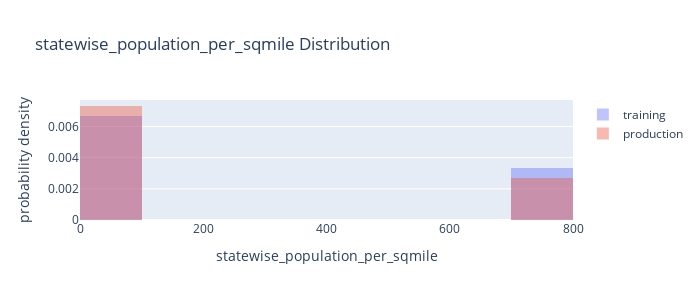
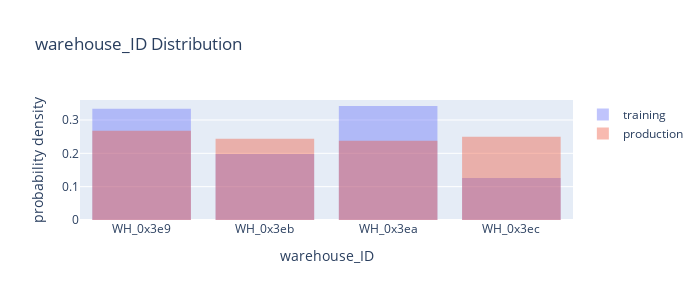
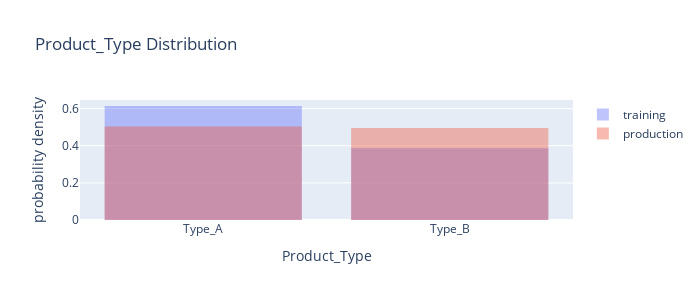

Notebook cell for these charts, in order:
### Code cell
test_mlflow(experiment_name = 'mlflow drift detection test')

### Figure 1 — Plotly figure (JSON) as saved in the notebook; plotly's stock layout.template omitted (floating-point values rounded to 4 significant figures; data arrays with more than 128 entries replaced by an {"elided": "..."} marker saying what was removed)
{"data": [{"histnorm": "probability density", "name": "training", "opacity": 0.4, "type": "histogram", "x": {"elided": "500 float values"}}, {"histnorm": "probability density", "name": "production", "opacity": 0.4, "type": "histogram", "x": {"elided": "500 float values"}}], "layout": {"autosize": false, "barmode": "overlay", "height": 300, "title": {"text": "statewise_population_per_sqmile Distribution"}, "width": 700, "xaxis": {"title": {"text": "statewise_population_per_sqmile"}}, "yaxis": {"title": {"text": "probability density"}}}}

### Figure 2 — Plotly figure (JSON) as saved in the notebook; plotly's stock layout.template omitted (floating-point values rounded to 4 significant figures; data arrays with more than 128 entries replaced by an {"elided": "..."} marker saying what was removed)
{"data": [{"histnorm": "probability density", "name": "training", "opacity": 0.4, "type": "histogram", "x": {"elided": "500 str values"}}, {"histnorm": "probability density", "name": "production", "opacity": 0.4, "type": "histogram", "x": {"elided": "500 str values"}}], "layout": {"autosize": false, "barmode": "overlay", "height": 300, "title": {"text": "warehouse_ID Distribution"}, "width": 700, "xaxis": {"title": {"text": "warehouse_ID"}}, "yaxis": {"title": {"text": "probability density"}}}}

### Figure 3 — Plotly figure (JSON) as saved in the notebook; plotly's stock layout.template omitted (floating-point values rounded to 4 significant figures; data arrays with more than 128 entries replaced by an {"elided": "..."} marker saying what was removed)
{"data": [{"histnorm": "probability density", "name": "training", "opacity": 0.4, "type": "histogram", "x": {"elided": "500 str values"}}, {"histnorm": "probability density", "name": "production", "opacity": 0.4, "type": "histogram", "x": {"elided": "500 str values"}}], "layout": {"autosize": false, "barmode": "overlay", "height": 300, "title": {"text": "Product_Type Distribution"}, "width": 700, "xaxis": {"title": {"text": "Product_Type"}}, "yaxis": {"title": {"text": "probability density"}}}}
